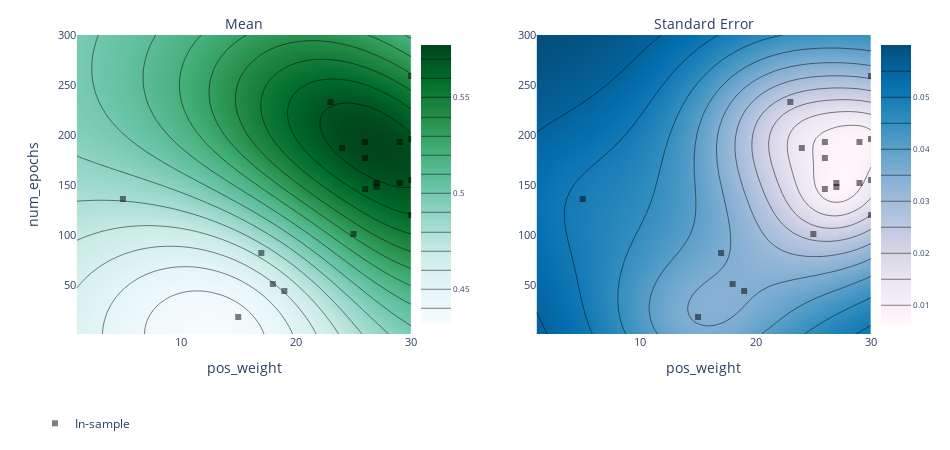

Source (notebook cell):
### Code cell
render(plot_contour(model=model, param_x='pos_weight', param_y='num_epochs', metric_name='iou'))

### Figure 1 — Plotly figure (JSON) as saved in the notebook; plotly's stock layout.template omitted (floating-point values rounded to 4 significant figures; data arrays with more than 128 entries replaced by an {"elided": "..."} marker saying what was removed)
{"data": [{"autocolorscale": false, "autocontour": true, "colorbar": {"tickfont": {"size": 8}, "ticksuffix": "", "x": 0.45, "y": 0.5}, "colorscale": [[0, "rgb(247,252,253)"], [0.125, "rgb(229,245,249)"], [0.25, "rgb(204,236,230)"], [0.375, "rgb(153,216,201)"], [0.5, "rgb(102,194,164)"], [0.625, "rgb(65,174,118)"], [0.75, "rgb(35,139,69)"], [0.875, "rgb(0,109,44)"], [1, "rgb(0,68,27)"]], "contours": {"coloring": "heatmap"}, "hoverinfo": "x+y+z", "ncontours": 25, "type": "contour", "x": [1, 1.592, 2.184, 2.776, 3.367, 3.959, 4.551, 5.143, 5.735, 6.327, 6.918, 7.51, 8.102, 8.694, 9.286, 9.878, 10.47, 11.06, 11.65, 12.24, 12.84, 13.43, 14.02, 14.61, 15.2, 15.8, 16.39, 16.98, 17.57, 18.16, 18.76, 19.35, 19.94, 20.53, 21.12, 21.71, 22.31, 22.9, 23.49, 24.08, 24.67, 25.27, 25.86, 26.45, 27.04, 27.63, 28.22, 28.82, 29.41, 30], "xaxis": "x", "y": [1, 7.102, 13.2, 19.31, 25.41, 31.51, 37.61, 43.71, 49.82, 55.92, 62.02, 68.12, 74.22, 80.33, 86.43, 92.53, 98.63, 104.7, 110.8, 116.9, 123.0, 129.1, 135.2, 141.3, 147.4, 153.6, 159.7, 165.8, 171.9, 178.0, 184.1, 190.2, 196.3, 202.4, 208.5, 214.6, 220.7, 226.8, 232.9, 239.0, 245.1, 251.2, 257.3, 263.4, 269.5, 275.6, 281.7, 287.8, 293.9, 300], "yaxis": "y", "z": {"elided": "50x50 float values"}, "zauto": true, "zmax": 0.5773, "zmin": -0.5773}, {"autocolorscale": false, "autocontour": true, "colorbar": {"tickfont": {"size": 8}, "ticksuffix": "", "x": 1, "y": 0.5}, "colorscale": [[0, "rgb(255,247,251)"], [0.1429, "rgb(236,231,242)"], [0.2857, "rgb(208,209,230)"], [0.4286, "rgb(166,189,219)"], [0.5714, "rgb(116,169,207)"], [0.7143, "rgb(54,144,192)"], [0.8571, "rgb(5,112,176)"], [1, "rgb(3,78,123)"]], "contours": {"coloring": "heatmap"}, "hoverinfo": "x+y+z", "ncontours": 25, "type": "contour", "x": [1, 1.592, 2.184, 2.776, 3.367, 3.959, 4.551, 5.143, 5.735, 6.327, 6.918, 7.51, 8.102, 8.694, 9.286, 9.878, 10.47, 11.06, 11.65, 12.24, 12.84, 13.43, 14.02, 14.61, 15.2, 15.8, 16.39, 16.98, 17.57, 18.16, 18.76, 19.35, 19.94, 20.53, 21.12, 21.71, 22.31, 22.9, 23.49, 24.08, 24.67, 25.27, 25.86, 26.45, 27.04, 27.63, 28.22, 28.82, 29.41, 30], "xaxis": "x2", "y": [1, 7.102, 13.2, 19.31, 25.41, 31.51, 37.61, 43.71, 49.82, 55.92, 62.02, 68.12, 74.22, 80.33, 86.43, 92.53, 98.63, 104.7, 110.8, 116.9, 123.0, 129.1, 135.2, 141.3, 147.4, 153.6, 159.7, 165.8, 171.9, 178.0, 184.1, 190.2, 196.3, 202.4, 208.5, 214.6, 220.7, 226.8, 232.9, 239.0, 245.1, 251.2, 257.3, 263.4, 269.5, 275.6, 281.7, 287.8, 293.9, 300], "yaxis": "y2", "z": {"elided": "50x50 float values"}}, {"hoverinfo": "text", "legendgroup": "In-sample", "marker": {"color": "black", "opacity": 0.5, "symbol": 1}, "mode": "markers", "name": "In-sample", "text": ["Arm 0_0<br>iou: 0.392226 (SEM: None)<br>lr: 0.000468913<br>batchsize: 73<br>momentum: 0.095277<br>num_epochs: 18<br>pos_weight: 15", "Arm 10_0<br>iou: 0.577119 (SEM: None)<br>lr: 0.000631548<br>batchsize: 59<br>momentum: 0.371651<br>num_epochs: 193<br>pos_weight: 26", "Arm 11_0<br>iou: 0.584494 (SEM: None)<br>lr: 0.000587247<br>batchsize: 35<br>momentum: 0.49554<br>num_epochs: 152<br>pos_weight: 29", "Arm 12_0<br>iou: 0.568087 (SEM: None)<br>lr: 0.000490737<br>batchsize: 36<br>momentum: 0.537215<br>num_epochs: 187<br>pos_weight: 24", "Arm 13_0<br>iou: 0.560808 (SEM: None)<br>lr: 0.00049754<br>batchsize: 39<br>momentum: 0.354762<br>num_epochs: 196<br>pos_weight: 30", "Arm 14_0<br>iou: 0.579495 (SEM: None)<br>lr: 0.000658595<br>batchsize: 75<br>momentum: 0.572387<br>num_epochs: 152<br>pos_weight: 27", "Arm 15_0<br>iou: 0.572893 (SEM: None)<br>lr: 0.00074763<br>batchsize: 16<br>momentum: 0.383657<br>num_epochs: 146<br>pos_weight: 26", "Arm 16_0<br>iou: 0.566525 (SEM: None)<br>lr: 0.000536715<br>batchsize: 56<br>momentum: 0.390437<br>num_epochs: 148<br>pos_weight: 27", "Arm 17_0<br>iou: 0.596674 (SEM: None)<br>lr: 0.000772205<br>batchsize: 44<br>momentum: 0.711555<br>num_epochs: 155<br>pos_weight: 30", "Arm 18_0<br>iou: 0.597609 (SEM: None)<br>lr: 0.000684218<br>batchsize: 30<br>momentum: 0.855938<br>num_epochs: 120<br>pos_weight: 30", "Arm 1_0<br>iou: 0.574028 (SEM: None)<br>lr: 0.000478192<br>batchsize: 17<br>momentum: 0.226856<br>num_epochs: 177<br>pos_weight: 26", "Arm 2_0<br>iou: 0.57204 (SEM: None)<br>lr: 0.00044382<br>batchsize: 77<br>momentum: 0.519919<br>num_epochs: 193<br>pos_weight: 29", "Arm 3_0<br>iou: 0.483356 (SEM: None)<br>lr: 0.000847293<br>batchsize: 42<br>momentum: 0.0236323<br>num_epochs: 51<br>pos_weight: 18", "Arm 4_0<br>iou: 0.483774 (SEM: None)<br>lr: 0.000134158<br>batchsize: 85<br>momentum: 0.956993<br>num_epochs: 44<br>pos_weight: 19", "Arm 5_0<br>iou: 0.483594 (SEM: None)<br>lr: 0.000186637<br>batchsize: 109<br>momentum: 0.741449<br>num_epochs: 136<br>pos_weight: 5", "Arm 6_0<br>iou: 0.432024 (SEM: None)<br>lr: 0.000104642<br>batchsize: 121<br>momentum: 0.563229<br>num_epochs: 259<br>pos_weight: 30", "Arm 7_0<br>iou: 0.561035 (SEM: None)<br>lr: 0.000403546<br>batchsize: 113<br>momentum: 0.287198<br>num_epochs: 233<br>pos_weight: 23", "Arm 8_0<br>iou: 0.366389 (SEM: None)<br>lr: 8.48761e-05<br>batchsize: 115<br>momentum: 0.0176845<br>num_epochs: 82<br>pos_weight: 17", "Arm 9_0<br>iou: 0.561378 (SEM: None)<br>lr: 0.000922254<br>batchsize: 56<br>momentum: 0.537135<br>num_epochs: 101<br>pos_weight: 25"], "type": "scatter", "x": [15, 26, 29, 24, 30, 27, 26, 27, 30, 30, 26, 29, 18, 19, 5, 30, 23, 17, 25], "xaxis": "x", "y": [18, 193, 152, 187, 196, 152, 146, 148, 155, 120, 177, 193, 51, 44, 136, 259, 233, 82, 101], "yaxis": "y"}, {"hoverinfo": "text", "legendgroup": "In-sample", "marker": {"color": "black", "opacity": 0.5, "symbol": 1}, "mode": "markers", "name": "In-sample", "showlegend": false, "text": ["Arm 0_0<br>iou: 0.392226 (SEM: None)<br>lr: 0.000468913<br>batchsize: 73<br>momentum: 0.095277<br>num_epochs: 18<br>pos_weight: 15", "Arm 10_0<br>iou: 0.577119 (SEM: None)<br>lr: 0.000631548<br>batchsize: 59<br>momentum: 0.371651<br>num_epochs: 193<br>pos_weight: 26", "Arm 11_0<br>iou: 0.584494 (SEM: None)<br>lr: 0.000587247<br>batchsize: 35<br>momentum: 0.49554<br>num_epochs: 152<br>pos_weight: 29", "Arm 12_0<br>iou: 0.568087 (SEM: None)<br>lr: 0.000490737<br>batchsize: 36<br>momentum: 0.537215<br>num_epochs: 187<br>pos_weight: 24", "Arm 13_0<br>iou: 0.560808 (SEM: None)<br>lr: 0.00049754<br>batchsize: 39<br>momentum: 0.354762<br>num_epochs: 196<br>pos_weight: 30", "Arm 14_0<br>iou: 0.579495 (SEM: None)<br>lr: 0.000658595<br>batchsize: 75<br>momentum: 0.572387<br>num_epochs: 152<br>pos_weight: 27", "Arm 15_0<br>iou: 0.572893 (SEM: None)<br>lr: 0.00074763<br>batchsize: 16<br>momentum: 0.383657<br>num_epochs: 146<br>pos_weight: 26", "Arm 16_0<br>iou: 0.566525 (SEM: None)<br>lr: 0.000536715<br>batchsize: 56<br>momentum: 0.390437<br>num_epochs: 148<br>pos_weight: 27", "Arm 17_0<br>iou: 0.596674 (SEM: None)<br>lr: 0.000772205<br>batchsize: 44<br>momentum: 0.711555<br>num_epochs: 155<br>pos_weight: 30", "Arm 18_0<br>iou: 0.597609 (SEM: None)<br>lr: 0.000684218<br>batchsize: 30<br>momentum: 0.855938<br>num_epochs: 120<br>pos_weight: 30", "Arm 1_0<br>iou: 0.574028 (SEM: None)<br>lr: 0.000478192<br>batchsize: 17<br>momentum: 0.226856<br>num_epochs: 177<br>pos_weight: 26", "Arm 2_0<br>iou: 0.57204 (SEM: None)<br>lr: 0.00044382<br>batchsize: 77<br>momentum: 0.519919<br>num_epochs: 193<br>pos_weight: 29", "Arm 3_0<br>iou: 0.483356 (SEM: None)<br>lr: 0.000847293<br>batchsize: 42<br>momentum: 0.0236323<br>num_epochs: 51<br>pos_weight: 18", "Arm 4_0<br>iou: 0.483774 (SEM: None)<br>lr: 0.000134158<br>batchsize: 85<br>momentum: 0.956993<br>num_epochs: 44<br>pos_weight: 19", "Arm 5_0<br>iou: 0.483594 (SEM: None)<br>lr: 0.000186637<br>batchsize: 109<br>momentum: 0.741449<br>num_epochs: 136<br>pos_weight: 5", "Arm 6_0<br>iou: 0.432024 (SEM: None)<br>lr: 0.000104642<br>batchsize: 121<br>momentum: 0.563229<br>num_epochs: 259<br>pos_weight: 30", "Arm 7_0<br>iou: 0.561035 (SEM: None)<br>lr: 0.000403546<br>batchsize: 113<br>momentum: 0.287198<br>num_epochs: 233<br>pos_weight: 23", "Arm 8_0<br>iou: 0.366389 (SEM: None)<br>lr: 8.48761e-05<br>batchsize: 115<br>momentum: 0.0176845<br>num_epochs: 82<br>pos_weight: 17", "Arm 9_0<br>iou: 0.561378 (SEM: None)<br>lr: 0.000922254<br>batchsize: 56<br>momentum: 0.537135<br>num_epochs: 101<br>pos_weight: 25"], "type": "scatter", "x": [15, 26, 29, 24, 30, 27, 26, 27, 30, 30, 26, 29, 18, 19, 5, 30, 23, 17, 25], "xaxis": "x2", "y": [18, 193, 152, 187, 196, 152, 146, 148, 155, 120, 177, 193, 51, 44, 136, 259, 233, 82, 101], "yaxis": "y2"}], "layout": {"annotations": [{"font": {"size": 14}, "showarrow": false, "text": "Mean", "x": 0.25, "xanchor": "center", "xref": "paper", "y": 1, "yanchor": "bottom", "yref": "paper"}, {"font": {"size": 14}, "showarrow": false, "text": "Standard Error", "x": 0.8, "xanchor": "center", "xref": "paper", "y": 1, "yanchor": "bottom", "yref": "paper"}], "autosize": false, "height": 450, "hovermode": "closest", "legend": {"orientation": "h", "x": 0, "y": -0.25}, "margin": {"b": 100, "l": 35, "pad": 0, "r": 35, "t": 35}, "width": 950, "xaxis": {"anchor": "y", "autorange": false, "domain": [0.05, 0.45], "exponentformat": "e", "range": [1, 30], "tickfont": {"size": 11}, "tickmode": "auto", "title": {"text": "pos_weight"}, "type": "linear"}, "xaxis2": {"anchor": "y2", "autorange": false, "domain": [0.6, 1], "exponentformat": "e", "range": [1, 30], "tickfont": {"size": 11}, "tickmode": "auto", "title": {"text": "pos_weight"}, "type": "linear"}, "yaxis": {"anchor": "x", "autorange": false, "domain": [0, 1], "exponentformat": "e", "range": [1, 300], "tickfont": {"size": 11}, "tickmode": "auto", "title": {"text": "num_epochs"}, "type": "linear"}, "yaxis2": {"anchor": "x2", "autorange": false, "domain": [0, 1], "exponentformat": "e", "range": [1, 300], "tickfont": {"size": 11}, "tickmode": "auto", "type": "linear"}}}
